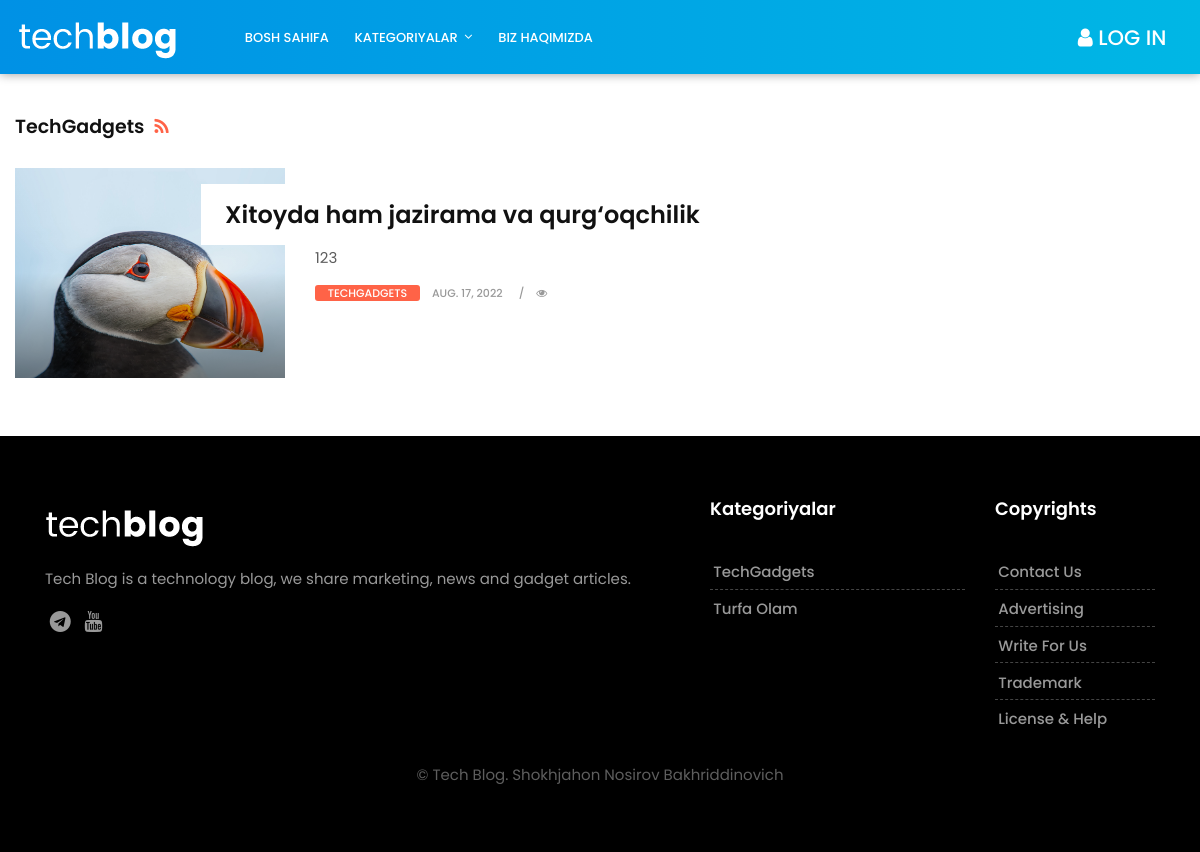
Page /category/1/ on the committed database.
### hamyon/models.py (models this page shows, shortened)
class Post(models.Model, HitCountMixin):
    post_title = models.CharField(max_length = 255, default = '')
    slug = models.SlugField(max_length=250, unique_for_date='publish', unique=True)
    header_image = models.ImageField(null=False, blank=False, upload_to = 'images/', default= '')
    post_author = models.ForeignKey(User, on_delete = models.CASCADE, default = 'admin')
    body = RichTextField(blank=True, null=True)
    post_date = models.DateField(auto_now_add=True) #created
    publish = models.DateTimeField(default=timezone.now)
    category = models.ForeignKey(Category, related_name = "categories", on_delete = models.CASCADE)
    snippet = models.CharField(max_length=255)
    tags = TaggableManager()
    hit_count_generic = GenericRelation(
        HitCount, object_id_field='object_pk',
        related_query_name='hit_count_generic_relation'
    )
    def get_absolute_url(self):
        return reverse("article-detail",
                        args=[self.publish.year,
                        self.publish.month,
                        self.publish.day, self.slug])
    class Meta:
        ordering = ('-publish',)

class Category(models.Model):
    name = models.CharField(max_length=255)
    def __str__(self):
        return self.name

### hamyon/views.py (the view)
# urls.py: path('category/<int:cats>/', CategoryView, name='category'),
def CategoryView(request, cats): #cats hozir bu yerda tipa argument, code davomida cats nimaligi izohlab ketiladi.
    category_posts = Post.objects.filter(category=cats)
    ordering = ['-post_date']
    return render(request, 'categories.html', {'cats':cats, 'category_posts':category_posts})

### hamyon/views.py (called while the page is built)
def category_list(request):
    category_list = Category.objects.all()
    context = {
        'category_list':category_list
        }
    return context

### hamyon/templates/categories.html (shortened to what this page needs)
{% extends 'base.html' %}
{% load static %}
{% load hitcount_tags %}
{% block content %}
<!DOCTYPE html>
<html lang="en">
</head>
<body>
    <div id="wrapper">
        <br/><br/><br/><br/>
        <div class="col-lg-9 col-md-12 col-sm-12 col-xs-12">
            <div class="page-wrapper">
                <div class="blog-top clearfix">
                {% for post in category_posts %}
                    {% if forloop.first %}
                        <h4 class="pull-left">{{ post.category }}<a href="#"><i class="fa fa-rss"></i></a></h4>
                    {% endif %}
                {% endfor %}
                </div>
                            {% for post in category_posts %}
                                <div class="blog-list clearfix">
                                    <div class="blog-box row">
                                        <div class="col-md-4">
                                            <div class="post-media">
                                                <a href="{{ post.get_absolute_url }}">
                                                    <img src="{{ post.header_image.url }}" width="210" height="210">
                                                    <div class="hovereffect"></div>
                                                </a>
                                            </div>
                                        </div>
                                        <div class="blog-meta big-meta col-md-8">
                                            <h4><a href="{{ post.get_absolute_url }}" title="">{{post.post_title}}</a></h4>
                                            <p>{{post.snippet}}</p>
                                            <small class="firstsmall"><a class="bg-orange" href="{% url 'category' post.category.id %}">{{post.category}}</a></small>
                                            <small><a href="{{ post.get_absolute_url }}">{{ post.post_date }}</a></small>
                                            <small><a href="{{ post.get_absolute_url }}" title=""><i class="fa fa-eye"></i>{% get_hit_count for post %}</a></small>
                                        </div>
                                    </div>
                                </div>
                            {% endfor %}
                        </div>
                        <br/>
                    </div>
    </div>
</body>
</html>
{% endblock content %}

### hamyon/templates/base.html (shortened to what this page needs)
{% load static %}
<!DOCTYPE html>
<html lang="en">
    <link href="{% static 'css/bootstrap.css' %}" rel="stylesheet">
    <link href="{% static 'css/font-awesome.min.css' %}" rel="stylesheet">
    <link href="{% static 'style.css' %}" rel="stylesheet">
    <link href="{% static 'css/responsive.css' %}" rel="stylesheet">
    <link href="{% static 'css/colors.css' %}" rel="stylesheet">
    <link href="{% static 'css/version/tech.css' %}" rel="stylesheet">
</head>
<body>
    <div id="wrapper">
        <header class="tech-header header">
            <div class="container-fluid">
                <nav class="navbar navbar-toggleable-md navbar-inverse fixed-top bg-inverse">
                    <a class="navbar-brand" href="{% url 'home' %}"><img src="{% static 'images/version/tech-logo.png' %}" alt=""></a>
                    <div class="collapse navbar-collapse" id="navbarCollapse">
                        <ul class="navbar-nav mr-auto">
                            <li class="nav-item">
                                <a class="nav-link" href="{% url 'home' %}">Bosh sahifa</a>
                            </li>
                            <li class="nav-item dropdown has-submenu menu-large">
                                <a class="nav-link dropdown-toggle" href="#" id="dropdown01" data-toggle="dropdown" aria-haspopup="true" aria-expanded="false">Kategoriyalar</a>
                            </li>
                            <li class="nav-item">
                                <a class="nav-link" href="tech-contact.html">Biz haqimizda</a>
                            </li>
                        </ul>
                        <ul class="navbar-nav mr-2">
                            {% if user.is_authenticated %}
                                {% if user.profile.id %}
                                    <li class="nav-item">
                                        <a class="nav-link" href="{% url 'show_profile_page' user.profile.id %}"><i class="fa fa-user"></i>  {{ user.username }}  </a>
                                {% else %}
                                        <a class="nav-link" href="{% url 'create_profile_page' %}"><i class="fa fa-user"></i> Shaxsiy profil yarating </a>
                                {% endif %}
                            {% else %}
                                        <a class="nav-link" href="{% url 'login' %}"><i class="fa fa-user"></i>  Log In</a>
                            {% endif %}
                        </ul>
                    </div>
                </nav>
            </div>
        </header>
        {% block content %}
        {% endblock content %}
        <footer class="footer">
            <div class="container">
                <div class="row">
                    <div class="col-lg-7">
                        <div class="widget">
                            <div class="footer-text text-left">
                                <a href="index.html"><img src="{% static 'images/version/tech-footer-logo.png' %}" alt="" class=""></a>
                                <p>Tech Blog is a technology blog, we share marketing, news and gadget articles.</p>
                                <div class="social">
                                    <a href="#" data-toggle="tooltip" data-placement="bottom" title="Telegram"><i class="fa fa-telegram"></i></a>
                                    <a href="#" data-toggle="tooltip" data-placement="bottom" title="You Tube"><i class="fa fa-youtube"></i></a>
                                </div>
                            </div>
                        </div>
                    </div>
                    <div class="col-lg-3 col-md-12 col-sm-12 col-xs-12">
                        <div class="widget">
                            <h2 class="widget-title">Kategoriyalar</h2>
                            <div class="link-widget">
                                <ul>
                                    {% for category in category_list %}
                                        <li><a href="{% url 'category' category.id %}">{{ category.name }}</a></li>
                                    {% endfor %}
                                </ul>
                            </div>
                        </div>
                    </div>
                    <div class="col-lg-2 col-md-12 col-sm-12 col-xs-12">
                        <div class="widget">
                            <h2 class="widget-title">Copyrights</h2>
                            <div class="link-widget">
                                <ul>
                                    <li><a href="#">Contact us</a></li>
                                    <li><a href="#">Advertising</a></li>
                                    <li><a href="#">Write for us</a></li>
                                    <li><a href="#">Trademark</a></li>
                                    <li><a href="#">License & Help</a></li>
                                </ul>
                            </div>
                        </div>
                    </div>
                </div>
                <div class="row">
                    <div class="col-md-12 text-center">
                        <br>
                        <div class="copyright">&copy; Tech Blog. Shokhjahon Nosirov Bakhriddinovich </div>
                    </div>
                </div>
            </div>
        </footer>
    </div>
</body>
</html>

### static/style.css (style rules this page uses)
body { font-size: 15px; line-height: 26px; background-color: #ffffff; }
h1, h2, h3, h4, h5, body, p, .topbar-section, .navbar-inverse .navbar-nav .nav-link, .header .dropdown-menu, .navbar-nav .nav-link { font-family: 'Roboto', serif; }
h1, h2, h3, h4, h5, h6 { font-weight: 700; line-height: 1.4; color: #111111; }
h2 { font-size: 27px; line-height: 38px; margin-bottom: 20px }
h4 { font-size: 19px; line-height: 29px; margin-bottom: 14px }
a { color: #111111; }
body, p { color: #5e5e5e; }
p { margin-bottom: 26px; font-size: 15px; line-height: 26px; }
a { text-decoration: none !important; }
.header { padding: 0.4rem 0; position: relative; background-color: #ffffff; }
.navbar-inverse .navbar-nav .nav-link, .navbar-nav .nav-link { font-size: 15px; font-weight: 500; line-height: 1; padding: 0.9rem 0 0.8rem; text-transform: capitalize; color: #121212; }
.dropdown-toggle::after { display: inline-block; width: auto; height: auto; margin-left: 0.5em; margin-top: 0rem; vertical-align: middle; content: "\f107"; border: 0; font-family: 'FontAwesome'; }
.navbar-toggleable-md .navbar-nav .nav-link { padding-left: 0.8rem; padding-right: 0.8rem; }
.navbar-nav { margin: 0; }
.menu-large { overflow: hidden; position: static !important; }
.post-media img { width: 100%; }
.post-media img, .masonry-box img { -webkit-transition: all .3s ease-in-out; -moz-transition: all .3s ease-in-out; -ms-transition: all .3s ease-in-out; -o-transition: all .3s ease-in-out; transition: all .3s ease-in-out; -webkit-transform: scale(1); -moz-transform: scale(1); -ms-transform: scale(1); -o-transform: scale(1); transform: scale(1); }
.footer .widget-title { display: table; font-size: 18px; line-height: 1; margin: 0 0 2rem; padding: 0 0 0.5rem; }
.footer { padding: 4rem 0 4rem; background: url(images/footer.png) repeat-x center bottom #edeff2; }
.footer ul { padding: 0; margin: 0; list-style: none; }
.footer ul li { margin-bottom: 0.3rem; }
.footer ul li:last-child { margin-bottom: 0; }
.footer h5, .footer ul li a { color: #111111; }
.footer a, .footer p, .blog-list-widget small { color: rgba(0, 0, 0, 0.6) !important; }
.footer-text .fa { font-size: 21px; margin: 0 0.3rem; }
.blog-meta h4 { padding: 1rem 0 0.5rem; margin: 0; font-size: 21px; }
.blog-meta.big-meta h4 { padding: 1rem 0 0.6rem; margin: 0; font-size: 28px; }
.blog-meta.big-meta p { margin-bottom: 0.5rem; padding-bottom: 0; }
.blog-meta small { font-size: 11px; display: inline-block; margin-bottom: 0; padding-bottom: 0; color: #111111; font-weight: bold; text-transform: uppercase; margin-right: 0.5rem; }
.blog-meta small:after { content: "/"; padding-left: 1rem; }
.blog-meta small:last-child:after { content: "" }
.post-media { position: relative; overflow: hidden; }
.hovereffect { position: absolute; top: 0; opacity: 0; left: 0; right: 0; bottom: 0; background-color: rgba(0, 0, 0, 0.2); -webkit-transition: all .3s ease-in-out; -moz-transition: all .3s ease-in-out; -ms-transition: all .3s ease-in-out; -o-transition: all .3s ease-in-out; transition: all .3s ease-in-out; zoom: 1; filter: alpha(opacity=0); opacity: 0.5; background: -moz-linear-gradient(0deg, rgba(0, 0, 0, 1) 0%, rgba(0, 0, 0, 0.1) 50%); background: -webkit-linear-gradient(0deg, rgba(0, 0, 0, 1) 0%, rgba(0, 0, 0, 0.1) 50%); background: linear-gradient(0deg, rgba(0, 0, 0, 1) 0%, rgba(0, 0, 0, 0.1) 50%); filter: progid: DXImageTransform.Microsoft.gradient( startColorstr='#000000', endColorstr='#00000000', GradientType=1); }
.blog-list .blog-meta.big-meta h4 { margin-left: -20%; margin-top: 1rem; background-color: #ffffff; padding: 1rem 1.5rem 1rem; }
.footer-text img { max-width: 290px; }
.footer-text p { margin-bottom: 0; padding: 1rem 0 1.2rem; }
.link-widget li { padding: 0.4rem 0.2rem 0.6rem; text-transform: capitalize; line-height: 1; font-weight: 500; position: relative; margin: 0; border-bottom: 1px dashed #dadada; }
.link-widget li:last-child { border-bottom: 0 dashed #dadada; }

### static/css/responsive.css (style rules this page uses)
@media (min-width: 992px) { .header .navbar-nav .has-submenu { position: relative; } }

### static/css/colors.css (style rules this page uses)
.footer .widget-title { border-color: #3197d6; }

### rows in the picture
Post: category "TechGadgets", header_image (picture), post_title "Xitoyda ham jazirama va qurg‘oqchilik", snippet "123", category "TECHGADGETS", post_date "AUG. 17, 2022"
Category: name "TechGadgets"
Category: name "Turfa Olam"
